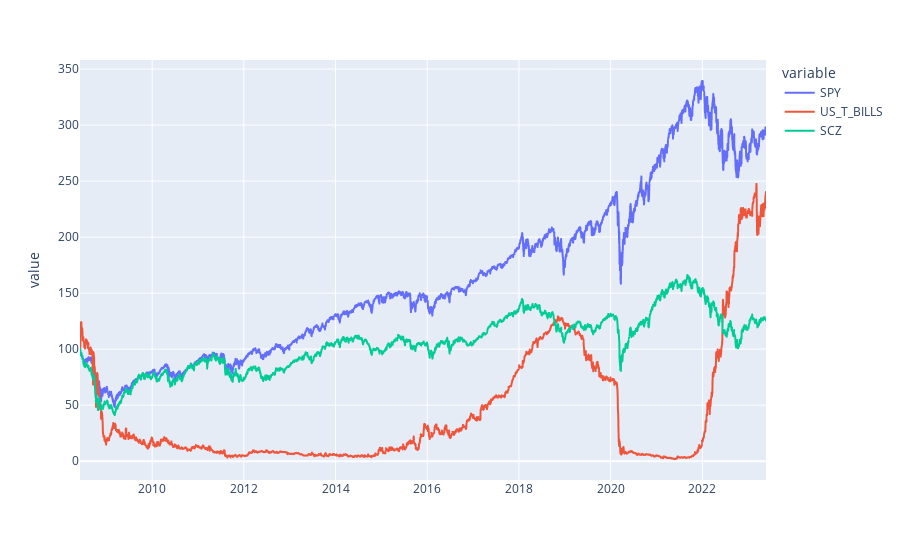

Notebook code cell kept with this figure:
### Code cell
df = to_df(['SPY', 'US_T_BILLS', 'SCZ'])
to_index(df.dropna()).plot()

### Figure 1 — Plotly figure (JSON) as saved in the notebook; plotly's stock layout.template omitted (floating-point values rounded to 4 significant figures; data arrays with more than 128 entries replaced by an {"elided": "..."} marker saying what was removed)
{"data": [{"hovertemplate": "variable=SPY<br>=%{x}<br>value=%{y}<extra></extra>", "legendgroup": "SPY", "line": {"color": "#636efa", "dash": "solid"}, "marker": {"symbol": "circle"}, "mode": "lines", "name": "SPY", "showlegend": true, "type": "scattergl", "visible": true, "x": {"elided": "3756 str values"}, "xaxis": "x", "y": {"elided": "3756 float values"}, "yaxis": "y"}, {"hovertemplate": "variable=US_T_BILLS<br>=%{x}<br>value=%{y}<extra></extra>", "legendgroup": "US_T_BILLS", "line": {"color": "#EF553B", "dash": "solid"}, "marker": {"symbol": "circle"}, "mode": "lines", "name": "US_T_BILLS", "showlegend": true, "type": "scattergl", "visible": true, "x": {"elided": "3756 str values"}, "xaxis": "x", "y": {"elided": "3756 float values"}, "yaxis": "y"}, {"hovertemplate": "variable=SCZ<br>=%{x}<br>value=%{y}<extra></extra>", "legendgroup": "SCZ", "line": {"color": "#00cc96", "dash": "solid"}, "marker": {"symbol": "circle"}, "mode": "lines", "name": "SCZ", "showlegend": true, "type": "scattergl", "visible": true, "x": {"elided": "3756 str values"}, "xaxis": "x", "y": {"elided": "3756 float values"}, "yaxis": "y"}], "layout": {"autosize": true, "legend": {"title": {"text": "variable"}, "tracegroupgap": 0}, "margin": {"t": 60}, "xaxis": {"anchor": "y", "autorange": true, "domain": [0, 1], "range": ["2008-06-05", "2023-05-23"], "title": {"text": ""}, "type": "date"}, "yaxis": {"anchor": "x", "autorange": true, "domain": [0, 1], "range": [-16.81, 358.1], "title": {"text": "value"}, "type": "linear"}}}
